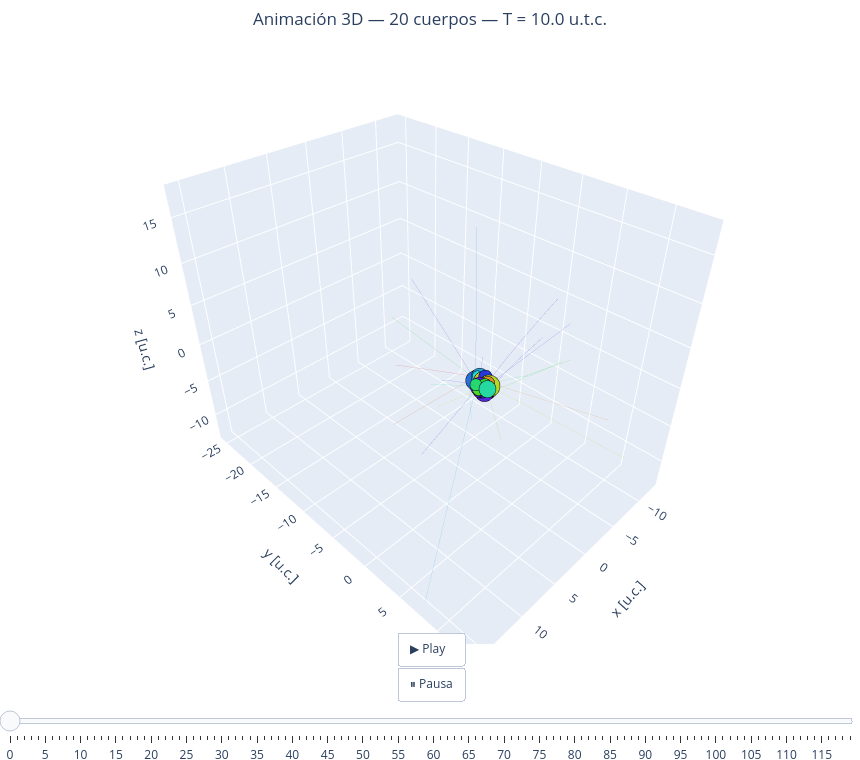

The notebook cell this image was saved under:
### Markdown cell above
Anima el sistema:

### Code cell
# Animar el sistema
anima_ncuerpos(masas, rps, T)

### Figure 1 — Plotly figure (JSON) as saved in the notebook; plotly's stock layout.template omitted (floating-point values rounded to 4 significant figures; data arrays with more than 128 entries replaced by an {"elided": "..."} marker saying what was removed)
{"data": [{"hoverinfo": "skip", "line": {"color": "hsl(0,70%,50%)", "width": 1}, "mode": "lines", "opacity": 0.25, "showlegend": false, "type": "scatter3d", "x": {"elided": "1000 float values"}, "y": {"elided": "1000 float values"}, "z": {"elided": "1000 float values"}}, {"hoverinfo": "skip", "line": {"color": "hsl(18,70%,50%)", "width": 1}, "mode": "lines", "opacity": 0.25, "showlegend": false, "type": "scatter3d", "x": {"elided": "1000 float values"}, "y": {"elided": "1000 float values"}, "z": {"elided": "1000 float values"}}, {"hoverinfo": "skip", "line": {"color": "hsl(36,70%,50%)", "width": 1}, "mode": "lines", "opacity": 0.25, "showlegend": false, "type": "scatter3d", "x": {"elided": "1000 float values"}, "y": {"elided": "1000 float values"}, "z": {"elided": "1000 float values"}}, {"hoverinfo": "skip", "line": {"color": "hsl(54,70%,50%)", "width": 1}, "mode": "lines", "opacity": 0.25, "showlegend": false, "type": "scatter3d", "x": {"elided": "1000 float values"}, "y": {"elided": "1000 float values"}, "z": {"elided": "1000 float values"}}, {"hoverinfo": "skip", "line": {"color": "hsl(72,70%,50%)", "width": 1}, "mode": "lines", "opacity": 0.25, "showlegend": false, "type": "scatter3d", "x": {"elided": "1000 float values"}, "y": {"elided": "1000 float values"}, "z": {"elided": "1000 float values"}}, {"hoverinfo": "skip", "line": {"color": "hsl(90,70%,50%)", "width": 1}, "mode": "lines", "opacity": 0.25, "showlegend": false, "type": "scatter3d", "x": {"elided": "1000 float values"}, "y": {"elided": "1000 float values"}, "z": {"elided": "1000 float values"}}, {"hoverinfo": "skip", "line": {"color": "hsl(108,70%,50%)", "width": 1}, "mode": "lines", "opacity": 0.25, "showlegend": false, "type": "scatter3d", "x": {"elided": "1000 float values"}, "y": {"elided": "1000 float values"}, "z": {"elided": "1000 float values"}}, {"hoverinfo": "skip", "line": {"color": "hsl(125,70%,50%)", "width": 1}, "mode": "lines", "opacity": 0.25, "showlegend": false, "type": "scatter3d", "x": {"elided": "1000 float values"}, "y": {"elided": "1000 float values"}, "z": {"elided": "1000 float values"}}, {"hoverinfo": "skip", "line": {"color": "hsl(144,70%,50%)", "width": 1}, "mode": "lines", "opacity": 0.25, "showlegend": false, "type": "scatter3d", "x": {"elided": "1000 float values"}, "y": {"elided": "1000 float values"}, "z": {"elided": "1000 float values"}}, {"hoverinfo": "skip", "line": {"color": "hsl(162,70%,50%)", "width": 1}, "mode": "lines", "opacity": 0.25, "showlegend": false, "type": "scatter3d", "x": {"elided": "1000 float values"}, "y": {"elided": "1000 float values"}, "z": {"elided": "1000 float values"}}, {"hoverinfo": "skip", "line": {"color": "hsl(180,70%,50%)", "width": 1}, "mode": "lines", "opacity": 0.25, "showlegend": false, "type": "scatter3d", "x": {"elided": "1000 float values"}, "y": {"elided": "1000 float values"}, "z": {"elided": "1000 float values"}}, {"hoverinfo": "skip", "line": {"color": "hsl(198,70%,50%)", "width": 1}, "mode": "lines", "opacity": 0.25, "showlegend": false, "type": "scatter3d", "x": {"elided": "1000 float values"}, "y": {"elided": "1000 float values"}, "z": {"elided": "1000 float values"}}, {"hoverinfo": "skip", "line": {"color": "hsl(216,70%,50%)", "width": 1}, "mode": "lines", "opacity": 0.25, "showlegend": false, "type": "scatter3d", "x": {"elided": "1000 float values"}, "y": {"elided": "1000 float values"}, "z": {"elided": "1000 float values"}}, {"hoverinfo": "skip", "line": {"color": "hsl(234,70%,50%)", "width": 1}, "mode": "lines", "opacity": 0.25, "showlegend": false, "type": "scatter3d", "x": {"elided": "1000 float values"}, "y": {"elided": "1000 float values"}, "z": {"elided": "1000 float values"}}, {"hoverinfo": "skip", "line": {"color": "hsl(251,70%,50%)", "width": 1}, "mode": "lines", "opacity": 0.25, "showlegend": false, "type": "scatter3d", "x": {"elided": "1000 float values"}, "y": {"elided": "1000 float values"}, "z": {"elided": "1000 float values"}}, {"hoverinfo": "skip", "line": {"color": "hsl(270,70%,50%)", "width": 1}, "mode": "lines", "opacity": 0.25, "showlegend": false, "type": "scatter3d", "x": {"elided": "1000 float values"}, "y": {"elided": "1000 float values"}, "z": {"elided": "1000 float values"}}, {"hoverinfo": "skip", "line": {"color": "hsl(288,70%,50%)", "width": 1}, "mode": "lines", "opacity": 0.25, "showlegend": false, "type": "scatter3d", "x": {"elided": "1000 float values"}, "y": {"elided": "1000 float values"}, "z": {"elided": "1000 float values"}}, {"hoverinfo": "skip", "line": {"color": "hsl(306,70%,50%)", "width": 1}, "mode": "lines", "opacity": 0.25, "showlegend": false, "type": "scatter3d", "x": {"elided": "1000 float values"}, "y": {"elided": "1000 float values"}, "z": {"elided": "1000 float values"}}, {"hoverinfo": "skip", "line": {"color": "hsl(324,70%,50%)", "width": 1}, "mode": "lines", "opacity": 0.25, "showlegend": false, "type": "scatter3d", "x": {"elided": "1000 float values"}, "y": {"elided": "1000 float values"}, "z": {"elided": "1000 float values"}}, {"hoverinfo": "skip", "line": {"color": "hsl(342,70%,50%)", "width": 1}, "mode": "lines", "opacity": 0.25, "showlegend": false, "type": "scatter3d", "x": {"elided": "1000 float values"}, "y": {"elided": "1000 float values"}, "z": {"elided": "1000 float values"}}, {"marker": {"color": "hsl(0,70%,50%)", "line": {"color": "black", "width": 0.5}, "size": 10}, "mode": "markers", "name": "Cuerpo 1", "showlegend": false, "type": "scatter3d", "x": [-0.313], "y": [0.3634], "z": [0.08907]}, {"marker": {"color": "hsl(18,70%,50%)", "line": {"color": "black", "width": 0.5}, "size": 12}, "mode": "markers", "name": "Cuerpo 2", "showlegend": false, "type": "scatter3d", "x": [-0.2953], "y": [-0.8659], "z": [0.02122]}, {"marker": {"color": "hsl(36,70%,50%)", "line": {"color": "black", "width": 0.5}, "size": 8}, "mode": "markers", "name": "Cuerpo 3", "showlegend": false, "type": "scatter3d", "x": [-0.2218], "y": [0.4733], "z": [0.3174]}, {"marker": {"color": "hsl(54,70%,50%)", "line": {"color": "black", "width": 0.5}, "size": 10}, "mode": "markers", "name": "Cuerpo 4", "showlegend": false, "type": "scatter3d", "x": [-0.3006], "y": [-0.3135], "z": [0.1908]}, {"marker": {"color": "hsl(72,70%,50%)", "line": {"color": "black", "width": 0.5}, "size": 13}, "mode": "markers", "name": "Cuerpo 5", "showlegend": false, "type": "scatter3d", "x": [-0.2338], "y": [0.6262], "z": [0.03536]}, {"marker": {"color": "hsl(90,70%,50%)", "line": {"color": "black", "width": 0.5}, "size": 13}, "mode": "markers", "name": "Cuerpo 6", "showlegend": false, "type": "scatter3d", "x": [-0.4611], "y": [0.1186], "z": [-0.6976]}, {"marker": {"color": "hsl(108,70%,50%)", "line": {"color": "black", "width": 0.5}, "size": 7}, "mode": "markers", "name": "Cuerpo 7", "showlegend": false, "type": "scatter3d", "x": [0.7543], "y": [0.1534], "z": [-0.15]}, {"marker": {"color": "hsl(125,70%,50%)", "line": {"color": "black", "width": 0.5}, "size": 8}, "mode": "markers", "name": "Cuerpo 8", "showlegend": false, "type": "scatter3d", "x": [0.1644], "y": [0.4482], "z": [0.2284]}, {"marker": {"color": "hsl(144,70%,50%)", "line": {"color": "black", "width": 0.5}, "size": 7}, "mode": "markers", "name": "Cuerpo 9", "showlegend": false, "type": "scatter3d", "x": [0.7824], "y": [-0.2129], "z": [0.2901]}, {"marker": {"color": "hsl(162,70%,50%)", "line": {"color": "black", "width": 0.5}, "size": 10}, "mode": "markers", "name": "Cuerpo 10", "showlegend": false, "type": "scatter3d", "x": [0.2579], "y": [0.8701], "z": [0.05504]}, {"marker": {"color": "hsl(180,70%,50%)", "line": {"color": "black", "width": 0.5}, "size": 6}, "mode": "markers", "name": "Cuerpo 11", "showlegend": false, "type": "scatter3d", "x": [-0.1488], "y": [-0.8449], "z": [0.5507]}, {"marker": {"color": "hsl(198,70%,50%)", "line": {"color": "black", "width": 0.5}, "size": 10}, "mode": "markers", "name": "Cuerpo 12", "showlegend": false, "type": "scatter3d", "x": [-0.272], "y": [-0.6667], "z": [0.4895]}, {"marker": {"color": "hsl(216,70%,50%)", "line": {"color": "black", "width": 0.5}, "size": 11}, "mode": "markers", "name": "Cuerpo 13", "showlegend": false, "type": "scatter3d", "x": [-0.01818], "y": [-1.05], "z": [-0.06088]}, {"marker": {"color": "hsl(234,70%,50%)", "line": {"color": "black", "width": 0.5}, "size": 8}, "mode": "markers", "name": "Cuerpo 14", "showlegend": false, "type": "scatter3d", "x": [-0.3879], "y": [-0.01376], "z": [0.747]}, {"marker": {"color": "hsl(251,70%,50%)", "line": {"color": "black", "width": 0.5}, "size": 11}, "mode": "markers", "name": "Cuerpo 15", "showlegend": false, "type": "scatter3d", "x": [-0.4541], "y": [-0.5094], "z": [-0.01002]}, {"marker": {"color": "hsl(270,70%,50%)", "line": {"color": "black", "width": 0.5}, "size": 11}, "mode": "markers", "name": "Cuerpo 16", "showlegend": false, "type": "scatter3d", "x": [0.5357], "y": [0.08044], "z": [0.09078]}, {"marker": {"color": "hsl(288,70%,50%)", "line": {"color": "black", "width": 0.5}, "size": 6}, "mode": "markers", "name": "Cuerpo 17", "showlegend": false, "type": "scatter3d", "x": [0.848], "y": [0.2506], "z": [-0.3942]}, {"marker": {"color": "hsl(306,70%,50%)", "line": {"color": "black", "width": 0.5}, "size": 11}, "mode": "markers", "name": "Cuerpo 18", "showlegend": false, "type": "scatter3d", "x": [0.3649], "y": [0.5825], "z": [-0.44]}, {"marker": {"color": "hsl(324,70%,50%)", "line": {"color": "black", "width": 0.5}, "size": 8}, "mode": "markers", "name": "Cuerpo 19", "showlegend": false, "type": "scatter3d", "x": [0.52], "y": [0.4401], "z": [-0.306]}, {"marker": {"color": "hsl(342,70%,50%)", "line": {"color": "black", "width": 0.5}, "size": 9}, "mode": "markers", "name": "Cuerpo 20", "showlegend": false, "type": "scatter3d", "x": [0.5946], "y": [0.2343], "z": [-0.2639]}], "layout": {"height": 760, "margin": {"b": 0, "l": 0, "r": 0, "t": 50}, "scene": {"aspectmode": "data", "xaxis": {"title": {"text": "x [u.c.]"}}, "yaxis": {"title": {"text": "y [u.c.]"}}, "zaxis": {"title": {"text": "z [u.c.]"}}}, "sliders": [{"currentvalue": {"prefix": "Frame: ", "visible": true, "xanchor": "center"}, "pad": {"t": 40}, "steps": [{"args": [["0"], {"frame": {"duration": 0, "redraw": true}, "mode": "immediate"}], "label": "0", "method": "animate"}, {"args": [["1"], {"frame": {"duration": 0, "redraw": true}, "mode": "immediate"}], "label": "1", "method": "animate"}, {"args": [["2"], {"frame": {"duration": 0, "redraw": true}, "mode": "immediate"}], "label": "2", "method": "animate"}, {"args": [["3"], {"frame": {"duration": 0, "redraw": true}, "mode": "immediate"}], "label": "3", "method": "animate"}, {"args": [["4"], {"frame": {"duration": 0, "redraw": true}, "mode": "immediate"}], "label": "4", "method": "animate"}, {"args": [["5"], {"frame": {"duration": 0, "redraw": true}, "mode": "immediate"}], "label": "5", "method": "animate"}, {"args": [["6"], {"frame": {"duration": 0, "redraw": true}, "mode": "immediate"}], "label": "6", "method": "animate"}, {"args": [["7"], {"frame": {"duration": 0, "redraw": true}, "mode": "immediate"}], "label": "7", "method": "animate"}, {"args": [["8"], {"frame": {"duration": 0, "redraw": true}, "mode": "immediate"}], "label": "8", "method": "animate"}, {"args": [["9"], {"frame": {"duration": 0, "redraw": true}, "mode": "immediate"}], "label": "9", "method": "animate"}, {"args": [["10"], {"frame": {"duration": 0, "redraw": true}, "mode": "immediate"}], "label": "10", "method": "animate"}, {"args": [["11"], {"frame": {"duration": 0, "redraw": true}, "mode": "immediate"}], "label": "11", "method": "animate"}, {"args": [["12"], {"frame": {"duration": 0, "redraw": true}, "mode": "immediate"}], "label": "12", "method": "animate"}, {"args": [["13"], {"frame": {"duration": 0, "redraw": true}, "mode": "immediate"}], "label": "13", "method": "animate"}, {"args": [["14"], {"frame": {"duration": 0, "redraw": true}, "mode": "immediate"}], "label": "14", "method": "animate"}, {"args": [["15"], {"frame": {"duration": 0, "redraw": true}, "mode": "immediate"}], "label": "15", "method": "animate"}, {"args": [["16"], {"frame": {"duration": 0, "redraw": true}, "mode": "immediate"}], "label": "16", "method": "animate"}, {"args": [["17"], {"frame": {"duration": 0, "redraw": true}, "mode": "immediate"}], "label": "17", "method": "animate"}, {"args": [["18"], {"frame": {"duration": 0, "redraw": true}, "mode": "immediate"}], "label": "18", "method": "animate"}, {"args": [["19"], {"frame": {"duration": 0, "redraw": true}, "mode": "immediate"}], "label": "19", "method": "animate"}, {"args": [["20"], {"frame": {"duration": 0, "redraw": true}, "mode": "immediate"}], "label": "20", "method": "animate"}, {"args": [["21"], {"frame": {"duration": 0, "redraw": true}, "mode": "immediate"}], "label": "21", "method": "animate"}, {"args": [["22"], {"frame": {"duration": 0, "redraw": true}, "mode": "immediate"}], "label": "22", "method": "animate"}, {"args": [["23"], {"frame": {"duration": 0, "redraw": true}, "mode": "immediate"}], "label": "23", "method": "animate"}, {"args": [["24"], {"frame": {"duration": 0, "redraw": true}, "mode": "immediate"}], "label": "24", "method": "animate"}, {"args": [["25"], {"frame": {"duration": 0, "redraw": true}, "mode": "immediate"}], "label": "25", "method": "animate"}, {"args": [["26"], {"frame": {"duration": 0, "redraw": true}, "mode": "immediate"}], "label": "26", "method": "animate"}, {"args": [["27"], {"frame": {"duration": 0, "redraw": true}, "mode": "immediate"}], "label": "27", "method": "animate"}, {"args": [["28"], {"frame": {"duration": 0, "redraw": true}, "mode": "immediate"}], "label": "28", "method": "animate"}, {"args": [["29"], {"frame": {"duration": 0, "redraw": true}, "mode": "immediate"}], "label": "29", "method": "animate"}, {"args": [["30"], {"frame": {"duration": 0, "redraw": true}, "mode": "immediate"}], "label": "30", "method": "animate"}, {"args": [["31"], {"frame": {"duration": 0, "redraw": true}, "mode": "immediate"}], "label": "31", "method": "animate"}, {"args": [["32"], {"frame": {"duration": 0, "redraw": true}, "mode": "immediate"}], "label": "32", "method": "animate"}, {"args": [["33"], {"frame": {"duration": 0, "redraw": true}, "mode": "immediate"}], "label": "33", "method": "animate"}, {"args": [["34"], {"frame": {"duration": 0, "redraw": true}, "mode": "immediate"}], "label": "34", "method": "animate"}, {"args": [["35"], {"frame": {"duration": 0, "redraw": true}, "mode": "immediate"}], "label": "35", "method": "animate"}, {"args": [["36"], {"frame": {"duration": 0, "redraw": true}, "mode": "immediate"}], "label": "36", "method": "animate"}, {"args": [["37"], {"frame": {"duration": 0, "redraw": true}, "mode": "immediate"}], "label": "37", "method": "animate"}, {"args": [["38"], {"frame": {"duration": 0, "redraw": true}, "mode": "immediate"}], "label": "38", "method": "animate"}, {"args": [["39"], {"frame": {"duration": 0, "redraw": true}, "mode": "immediate"}], "label": "39", "method": "animate"}, {"args": [["40"], {"frame": {"duration": 0, "redraw": true}, "mode": "immediate"}], "label": "40", "method": "animate"}, {"args": [["41"], {"frame": {"duration": 0, "redraw": true}, "mode": "immediate"}], "label": "41", "method": "animate"}, {"args": [["42"], {"frame": {"duration": 0, "redraw": true}, "mode": "immediate"}], "label": "42", "method": "animate"}, {"args": [["43"], {"frame": {"duration": 0, "redraw": true}, "mode": "immediate"}], "label": "43", "method": "animate"}, {"args": [["44"], {"frame": {"duration": 0, "redraw": true}, "mode": "immediate"}], "label": "44", "method": "animate"}, {"args": [["45"], {"frame": {"duration": 0, "redraw": true}, "mode": "immediate"}], "label": "45", "method": "animate"}, {"args": [["46"], {"frame": {"duration": 0, "redraw": true}, "mode": "immediate"}], "label": "46", "method": "animate"}, {"args": [["47"], {"frame": {"duration": 0, "redraw": true}, "mode": "immediate"}], "label": "47", "method": "animate"}, {"args": [["48"], {"frame": {"duration": 0, "redraw": true}, "mode": "immediate"}], "label": "48", "method": "animate"}, {"args": [["49"], {"frame": {"duration": 0, "redraw": true}, "mode": "immediate"}], "label": "49", "method": "animate"}, {"args": [["50"], {"frame": {"duration": 0, "redraw": true}, "mode": "immediate"}], "label": "50", "method": "animate"}, {"args": [["51"], {"frame": {"duration": 0, "redraw": true}, "mode": "immediate"}], "label": "51", "method": "animate"}, {"args": [["52"], {"frame": {"duration": 0, "redraw": true}, "mode": "immediate"}], "label": "52", "method": "animate"}, {"args": [["53"], {"frame": {"duration": 0, "redraw": true}, "mode": "immediate"}], "label": "53", "method": "animate"}, {"args": [["54"], {"frame": {"duration": 0, "redraw": true}, "mode": "immediate"}], "label": "54", "method": "animate"}, {"args": [["55"], {"frame": {"duration": 0, "redraw": true}, "mode": "immediate"}], "label": "55", "method": "animate"}, {"args": [["56"], {"frame": {"duration": 0, "redraw": true}, "mode": "immediate"}], "label": "56", "method": "animate"}, {"args": [["57"], {"frame": {"duration": 0, "redraw": true}, "mode": "immediate"}], "label": "57", "method": "animate"}, {"args": [["58"], {"frame": {"duration": 0, "redraw": true}, "mode": "immediate"}], "label": "58", "method": "animate"}, {"args": [["59"], {"frame": {"duration": 0, "redraw": true}, "mode": "immediate"}], "label": "59", "method": "animate"}, {"args": [["60"], {"frame": {"duration": 0, "redraw": true}, "mode": "immediate"}], "label": "60", "method": "animate"}, {"args": [["61"], {"frame": {"duration": 0, "redraw": true}, "mode": "immediate"}], "label": "61", "method": "animate"}, {"args": [["62"], {"frame": {"duration": 0, "redraw": true}, "mode": "immediate"}], "label": "62", "method": "animate"}, {"args": [["63"], {"frame": {"duration": 0, "redraw": true}, "mode": "immediate"}], "label": "63", "method": "animate"}, {"args": [["64"], {"frame": {"duration": 0, "redraw": true}, "mode": "immediate"}], "label": "64", "method": "animate"}, {"args": [["65"], {"frame": {"duration": 0, "redraw": true}, "mode": "immediate"}], "label": "65", "method": "animate"}, {"args": [["66"], {"frame": {"duration": 0, "redraw": true}, "mode": "immediate"}], "label": "66", "method": "animate"}, {"args": [["67"], {"frame": {"duration": 0, "redraw": true}, "mode": "immediate"}], "label": "67", "method": "animate"}, {"args": [["68"], {"frame": {"duration": 0, "redraw": true}, "mode": "immediate"}], "label": "68", "method": "animate"}, {"args": [["69"], {"frame": {"duration": 0, "redraw": true}, "mode": "immediate"}], "label": "69", "method": "animate"}, {"args": [["70"], {"frame": {"duration": 0, "redraw": true}, "mode": "immediate"}], "label": "70", "method": "animate"}, {"args": [["71"], {"frame": {"duration": 0, "redraw": true}, "mode": "immediate"}], "label": "71", "method": "animate"}, {"args": [["72"], {"frame": {"duration": 0, "redraw": true}, "mode": "immediate"}], "label": "72", "method": "animate"}, {"args": [["73"], {"frame": {"duration": 0, "redraw": true}, "mode": "immediate"}], "label": "73", "method": "animate"}, {"args": [["74"], {"frame": {"duration": 0, "redraw": true}, "mode": "immediate"}], "label": "74", "method": "animate"}, {"args": [["75"], {"frame": {"duration": 0, "redraw": true}, "mode": "immediate"}], "label": "75", "method": "animate"}, {"args": [["76"], {"frame": {"duration": 0, "redraw": true}, "mode": "immediate"}], "label": "76", "method": "animate"}, {"args": [["77"], {"frame": {"duration": 0, "redraw": true}, "mode": "immediate"}], "label": "77", "method": "animate"}, {"args": [["78"], {"frame": {"duration": 0, "redraw": true}, "mode": "immediate"}], "label": "78", "method": "animate"}, {"args": [["79"], {"frame": {"duration": 0, "redraw": true}, "mode": "immediate"}], "label": "79", "method": "animate"}, {"args": [["80"], {"frame": {"duration": 0, "redraw": true}, "mode": "immediate"}], "label": "80", "method": "animate"}, {"args": [["81"], {"frame": {"duration": 0, "redraw": true}, "mode": "immediate"}], "label": "81", "method": "animate"}, {"args": [["82"], {"frame": {"duration": 0, "redraw": true}, "mode": "immediate"}], "label": "82", "method": "animate"}, {"args": [["83"], {"frame": {"duration": 0, "redraw": true}, "mode": "immediate"}], "label": "83", "method": "animate"}, {"args": [["84"], {"frame": {"duration": 0, "redraw": true}, "mode": "immediate"}], "label": "84", "method": "animate"}, {"args": [["85"], {"frame": {"duration": 0, "redraw": true}, "mode": "immediate"}], "label": "85", "method": "animate"}, {"args": [["86"], {"frame": {"duration": 0, "redraw": true}, "mode": "immediate"}], "label": "86", "method": "animate"}, {"args": [["87"], {"frame": {"duration": 0, "redraw": true}, "mode": "immediate"}], "label": "87", "method": "animate"}, {"args": [["88"], {"frame": {"duration": 0, "redraw": true}, "mode": "immediate"}], "label": "88", "method": "animate"}, {"args": [["89"], {"frame": {"duration": 0, "redraw": true}, "mode": "immediate"}], "label": "89", "method": "animate"}, {"args": [["90"], {"frame": {"duration": 0, "redraw": true}, "mode": "immediate"}], "label": "90", "method": "animate"}, {"args": [["91"], {"frame": {"duration": 0, "redraw": true}, "mode": "immediate"}], "label": "91", "method": "animate"}, {"args": [["92"], {"frame": {"duration": 0, "redraw": true}, "mode": "immediate"}], "label": "92", "method": "animate"}, {"args": [["93"], {"frame": {"duration": 0, "redraw": true}, "mode": "immediate"}], "label": "93", "method": "animate"}, {"args": [["94"], {"frame": {"duration": 0, "redraw": true}, "mode": "immediate"}], "label": "94", "method": "animate"}, {"args": [["95"], {"frame": {"duration": 0, "redraw": true}, "mode": "immediate"}], "label": "95", "method": "animate"}, {"args": [["96"], {"frame": {"duration": 0, "redraw": true}, "mode": "immediate"}], "label": "96", "method": "animate"}, {"args": [["97"], {"frame": {"duration": 0, "redraw": true}, "mode": "immediate"}], "label": "97", "method": "animate"}, {"args": [["98"], {"frame": {"duration": 0, "redraw": true}, "mode": "immediate"}], "label": "98", "method": "animate"}, {"args": [["99"], {"frame": {"duration": 0, "redraw": true}, "mode": "immediate"}], "label": "99", "method": "animate"}, {"args": [["100"], {"frame": {"duration": 0, "redraw": true}, "mode": "immediate"}], "label": "100", "method": "animate"}, {"args": [["101"], {"frame": {"duration": 0, "redraw": true}, "mode": "immediate"}], "label": "101", "method": "animate"}, {"args": [["102"], {"frame": {"duration": 0, "redraw": true}, "mode": "immediate"}], "label": "102", "method": "animate"}, {"args": [["103"], {"frame": {"duration": 0, "redraw": true}, "mode": "immediate"}], "label": "103", "method": "animate"}, {"args": [["104"], {"frame": {"duration": 0, "redraw": true}, "mode": "immediate"}], "label": "104", "method": "animate"}, {"args": [["105"], {"frame": {"duration": 0, "redraw": true}, "mode": "immediate"}], "label": "105", "method": "animate"}, {"args": [["106"], {"frame": {"duration": 0, "redraw": true}, "mode": "immediate"}], "label": "106", "method": "animate"}, {"args": [["107"], {"frame": {"duration": 0, "redraw": true}, "mode": "immediate"}], "label": "107", "method": "animate"}, {"args": [["108"], {"frame": {"duration": 0, "redraw": true}, "mode": "immediate"}], "label": "108", "method": "animate"}, {"args": [["109"], {"frame": {"duration": 0, "redraw": true}, "mode": "immediate"}], "label": "109", "method": "animate"}, {"args": [["110"], {"frame": {"duration": 0, "redraw": true}, "mode": "immediate"}], "label": "110", "method": "animate"}, {"args": [["111"], {"frame": {"duration": 0, "redraw": true}, "mode": "immediate"}], "label": "111", "method": "animate"}, {"args": [["112"], {"frame": {"duration": 0, "redraw": true}, "mode": "immediate"}], "label": "112", "method": "animate"}, {"args": [["113"], {"frame": {"duration": 0, "redraw": true}, "mode": "immediate"}], "label": "113", "method": "animate"}, {"args": [["114"], {"frame": {"duration": 0, "redraw": true}, "mode": "immediate"}], "label": "114", "method": "animate"}, {"args": [["115"], {"frame": {"duration": 0, "redraw": true}, "mode": "immediate"}], "label": "115", "method": "animate"}, {"args": [["116"], {"frame": {"duration": 0, "redraw": true}, "mode": "immediate"}], "label": "116", "method": "animate"}, {"args": [["117"], {"frame": {"duration": 0, "redraw": true}, "mode": "immediate"}], "label": "117", "method": "animate"}, {"args": [["118"], {"frame": {"duration": 0, "redraw": true}, "mode": "immediate"}], "label": "118", "method": "animate"}, {"args": [["119"], {"frame": {"duration": 0, "redraw": true}, "mode": "immediate"}], "label": "119", "method": "animate"}]}], "title": {"text": "Animación 3D — 20 cuerpos — T = 10.0 u.t.c.", "x": 0.5}, "updatemenus": [{"buttons": [{"args": [null, {"frame": {"duration": 40, "redraw": true}, "fromcurrent": true, "mode": "immediate"}], "label": "▶ Play", "method": "animate"}, {"args": [[null], {"frame": {"duration": 0, "redraw": false}, "mode": "immediate"}], "label": "⏸ Pausa", "method": "animate"}], "showactive": false, "type": "buttons", "x": 0.5, "xanchor": "center", "y": 0.02}], "width": 860}}
